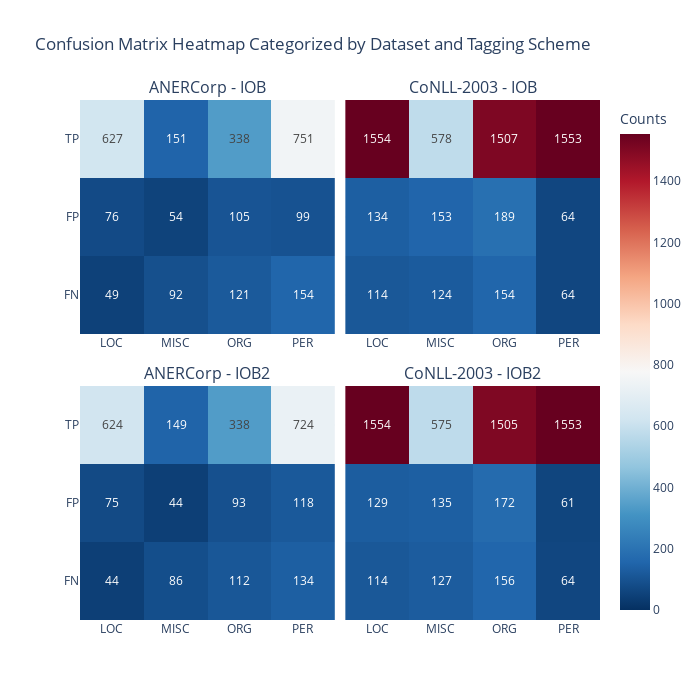

Write notebook code for a chart like this one.
### Code cell
# Confusion matrix heatmap example
confusion_heatmap = ConfusionHeatmap(dash_data, mappings)
confusion_heatmap.visualize()

### Figure 1 — Plotly figure (JSON) as saved in the notebook; plotly's stock layout.template omitted (floating-point values rounded to 4 significant figures)
{"data": [{"coloraxis": "coloraxis", "colorscale": [[0, "rgb(5,48,97)"], [0.1, "rgb(33,102,172)"], [0.2, "rgb(67,147,195)"], [0.3, "rgb(146,197,222)"], [0.4, "rgb(209,229,240)"], [0.5, "rgb(247,247,247)"], [0.6, "rgb(253,219,199)"], [0.7, "rgb(244,165,130)"], [0.8, "rgb(214,96,77)"], [0.9, "rgb(178,24,43)"], [1, "rgb(103,0,31)"]], "hovertemplate": "Metric: %{y}<br>Tag: %{x}<br>Count: %{text}<extra></extra>", "text": [[49, 92, 121, 154], [76, 54, 105, 99], [627, 151, 338, 751]], "texttemplate": "%{text}", "type": "heatmap", "x": ["LOC", "MISC", "ORG", "PER"], "xaxis": "x", "y": ["FN", "FP", "TP"], "yaxis": "y", "z": [[49, 92, 121, 154], [76, 54, 105, 99], [627, 151, 338, 751]]}, {"coloraxis": "coloraxis", "colorscale": [[0, "rgb(5,48,97)"], [0.1, "rgb(33,102,172)"], [0.2, "rgb(67,147,195)"], [0.3, "rgb(146,197,222)"], [0.4, "rgb(209,229,240)"], [0.5, "rgb(247,247,247)"], [0.6, "rgb(253,219,199)"], [0.7, "rgb(244,165,130)"], [0.8, "rgb(214,96,77)"], [0.9, "rgb(178,24,43)"], [1, "rgb(103,0,31)"]], "hovertemplate": "Metric: %{y}<br>Tag: %{x}<br>Count: %{text}<extra></extra>", "text": [[114, 124, 154, 64], [134, 153, 189, 64], [1554, 578, 1507, 1553]], "texttemplate": "%{text}", "type": "heatmap", "x": ["LOC", "MISC", "ORG", "PER"], "xaxis": "x2", "y": ["FN", "FP", "TP"], "yaxis": "y2", "z": [[114, 124, 154, 64], [134, 153, 189, 64], [1554, 578, 1507, 1553]]}, {"coloraxis": "coloraxis", "colorscale": [[0, "rgb(5,48,97)"], [0.1, "rgb(33,102,172)"], [0.2, "rgb(67,147,195)"], [0.3, "rgb(146,197,222)"], [0.4, "rgb(209,229,240)"], [0.5, "rgb(247,247,247)"], [0.6, "rgb(253,219,199)"], [0.7, "rgb(244,165,130)"], [0.8, "rgb(214,96,77)"], [0.9, "rgb(178,24,43)"], [1, "rgb(103,0,31)"]], "hovertemplate": "Metric: %{y}<br>Tag: %{x}<br>Count: %{text}<extra></extra>", "text": [[44, 86, 112, 134], [75, 44, 93, 118], [624, 149, 338, 724]], "texttemplate": "%{text}", "type": "heatmap", "x": ["LOC", "MISC", "ORG", "PER"], "xaxis": "x3", "y": ["FN", "FP", "TP"], "yaxis": "y3", "z": [[44, 86, 112, 134], [75, 44, 93, 118], [624, 149, 338, 724]]}, {"coloraxis": "coloraxis", "colorscale": [[0, "rgb(5,48,97)"], [0.1, "rgb(33,102,172)"], [0.2, "rgb(67,147,195)"], [0.3, "rgb(146,197,222)"], [0.4, "rgb(209,229,240)"], [0.5, "rgb(247,247,247)"], [0.6, "rgb(253,219,199)"], [0.7, "rgb(244,165,130)"], [0.8, "rgb(214,96,77)"], [0.9, "rgb(178,24,43)"], [1, "rgb(103,0,31)"]], "hovertemplate": "Metric: %{y}<br>Tag: %{x}<br>Count: %{text}<extra></extra>", "text": [[114, 127, 156, 64], [129, 135, 172, 61], [1554, 575, 1505, 1553]], "texttemplate": "%{text}", "type": "heatmap", "x": ["LOC", "MISC", "ORG", "PER"], "xaxis": "x4", "y": ["FN", "FP", "TP"], "yaxis": "y4", "z": [[114, 127, 156, 64], [129, 135, 172, 61], [1554, 575, 1505, 1553]]}], "layout": {"annotations": [{"font": {"size": 16}, "showarrow": false, "text": "ANERCorp - IOB", "x": 0.245, "xanchor": "center", "xref": "paper", "y": 1, "yanchor": "bottom", "yref": "paper"}, {"font": {"size": 16}, "showarrow": false, "text": "CoNLL-2003 - IOB", "x": 0.755, "xanchor": "center", "xref": "paper", "y": 1, "yanchor": "bottom", "yref": "paper"}, {"font": {"size": 16}, "showarrow": false, "text": "ANERCorp - IOB2", "x": 0.245, "xanchor": "center", "xref": "paper", "y": 0.45, "yanchor": "bottom", "yref": "paper"}, {"font": {"size": 16}, "showarrow": false, "text": "CoNLL-2003 - IOB2", "x": 0.755, "xanchor": "center", "xref": "paper", "y": 0.45, "yanchor": "bottom", "yref": "paper"}], "coloraxis": {"cmax": 1554, "cmin": 0, "colorbar": {"title": {"text": "Counts"}}, "colorscale": [[0, "rgb(5,48,97)"], [0.1, "rgb(33,102,172)"], [0.2, "rgb(67,147,195)"], [0.3, "rgb(146,197,222)"], [0.4, "rgb(209,229,240)"], [0.5, "rgb(247,247,247)"], [0.6, "rgb(253,219,199)"], [0.7, "rgb(244,165,130)"], [0.8, "rgb(214,96,77)"], [0.9, "rgb(178,24,43)"], [1, "rgb(103,0,31)"]]}, "height": 700, "title": {"text": "Confusion Matrix Heatmap Categorized by Dataset and Tagging Scheme"}, "width": 700, "xaxis": {"anchor": "y", "domain": [0, 0.49]}, "xaxis2": {"anchor": "y2", "domain": [0.51, 1]}, "xaxis3": {"anchor": "y3", "domain": [0, 0.49]}, "xaxis4": {"anchor": "y4", "domain": [0.51, 1]}, "yaxis": {"anchor": "x", "domain": [0.55, 1]}, "yaxis2": {"anchor": "x2", "domain": [0.55, 1], "matches": "y", "showticklabels": false}, "yaxis3": {"anchor": "x3", "domain": [0, 0.45]}, "yaxis4": {"anchor": "x4", "domain": [0, 0.45], "matches": "y3", "showticklabels": false}}}
